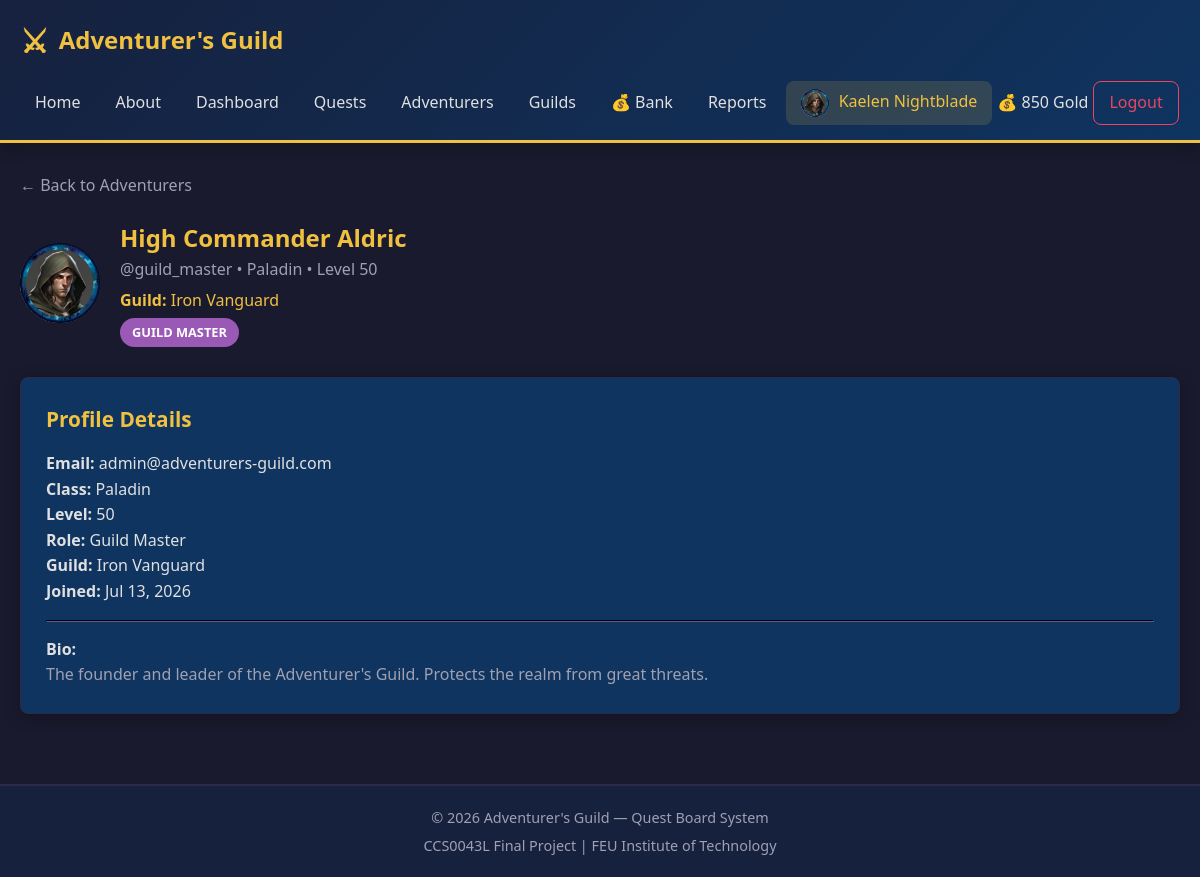
The page /profile.php?id=1 (signed in) on the database its author committed.
### tables this page shows
CREATE TABLE IF NOT EXISTS wallets (
    wallet_id INT AUTO_INCREMENT PRIMARY KEY,
    user_id INT NOT NULL UNIQUE,
    balance DECIMAL(12, 2) NOT NULL DEFAULT 100.00,
    created_at TIMESTAMP DEFAULT CURRENT_TIMESTAMP,
    FOREIGN KEY (user_id) REFERENCES users(user_id) ON DELETE CASCADE
);

CREATE TABLE IF NOT EXISTS users (
    user_id INT AUTO_INCREMENT PRIMARY KEY,
    username VARCHAR(50) NOT NULL UNIQUE,
    email VARCHAR(100) NOT NULL UNIQUE,
    password VARCHAR(255) NOT NULL,
    full_name VARCHAR(100) NOT NULL,
    role ENUM('guild_master', 'adventurer') NOT NULL DEFAULT 'adventurer',
    bio TEXT NULL,
    class VARCHAR(50) NULL,
    level INT NOT NULL DEFAULT 1,
    guild_id INT NULL,
    avatar VARCHAR(255) NULL,
    created_at TIMESTAMP DEFAULT CURRENT_TIMESTAMP,
    FOREIGN KEY (guild_id) REFERENCES guilds(guild_id) ON DELETE SET NULL
);

CREATE TABLE IF NOT EXISTS guilds (
    guild_id INT AUTO_INCREMENT PRIMARY KEY,
    guild_name VARCHAR(100) NOT NULL UNIQUE,
    guild_description TEXT NULL,
    guild_color VARCHAR(7) NULL DEFAULT '#c8b061',
    created_at TIMESTAMP DEFAULT CURRENT_TIMESTAMP
);

### includes/functions.php (called while the page is built, shortened)
<?php
function getUserById($conn, $userId) {
    $stmt = $conn->prepare("SELECT user_id, username, email, full_name, role, class, level, bio, guild_id, avatar, created_at FROM users WHERE user_id = ?");
    $stmt->bind_param("i", $userId);
    $stmt->execute();
    $result = $stmt->get_result();
    $user = $result->fetch_assoc();
    return $user;
}
function formatDate($dateStr) {
    return date("M d, Y", strtotime($dateStr));
}
function getGuildById($conn, $guildId) {
    $stmt = $conn->prepare("SELECT * FROM guilds WHERE guild_id = ?");
    $stmt->bind_param("i", $guildId);
    $stmt->execute();
    $result = $stmt->get_result();
    $guild = $result->fetch_assoc();
    return $guild;
}
function getWalletBalance($conn, $userId) {
    $stmt = $conn->prepare("SELECT balance FROM wallets WHERE user_id = ?");
    $stmt->bind_param("i", $userId);
    $stmt->execute();
    $result = $stmt->get_result();
    $wallet = $result->fetch_assoc();
    return $wallet;
}
function formatGold($amount) {
    return number_format($amount, 0) . " Gold";
}
function getUserAvatar($userId) {
    $avatarDir = UPLOAD_DIR . 'avatars/';
    $files = glob($avatarDir . 'user_' . $userId . '_*');
    if (!empty($files)) {
        return basename($files[0]);
    }
    return null;
}
?>

### profile.php (the view, shortened to what this page needs)
<?php
require_once __DIR__ . '/includes/auth_check.php';
require_once __DIR__ . '/includes/functions.php';
$profileUserId = isset($_GET['id']) ? intval($_GET['id']) : $_SESSION['user_id'];
$isOwnProfile = ($profileUserId == $_SESSION['user_id']);
$conn = getConnection();
$user = getUserById($conn, $profileUserId);
$userGuild = null;
if ($user && $user['guild_id']) {
    $userGuild = getGuildById($conn, $user['guild_id']);
}
?>
<?php include_once __DIR__ . '/includes/header.php'; ?>
<div class="container">
    <a href="<?php echo $isOwnProfile ? 'dashboard.php' : 'adventurers.php'; ?>" class="back-link">
        &larr; <?php echo $isOwnProfile ? 'Back to Dashboard' : 'Back to Adventurers'; ?>
    </a>
    <div class="profile-header">
        <div class="profile-avatar" style="background-image: <?php echo $userAvatar ? 'url(uploads/avatars/' . htmlspecialchars($userAvatar) . '); background-size: cover; background-position: center;' : ''; ?>">
        </div>
        <div class="profile-info">
            <h2><?php echo htmlspecialchars($user['full_name']); ?></h2>
            <p>@<?php echo htmlspecialchars($user['username']); ?> &bull;
               <?php echo htmlspecialchars($user['class'] ?? 'Unknown Class'); ?> &bull;
               Level <?php echo intval($user['level']); ?></p>
            <?php if ($userGuild): ?>
                <p style="color: var(--color-gold); margin-top: 5px;">
                    <strong>Guild:</strong> <?php echo htmlspecialchars($userGuild['guild_name']); ?>
                </p>
            <?php endif; ?>
            <?php
            if ($user['role'] === 'guild_master') {
                echo '<span class="badge badge-legendary" style="margin-top: 5px;">Guild Master</span>';
            } else {
                echo '<span class="badge badge-easy" style="margin-top: 5px;">Adventurer</span>';
            }
            ?>
        </div>
    </div>
    <div class="grid-2">
        <div class="card">
            <h2 class="card-title">Profile Details</h2>
            <div style="margin-top: 15px;">
                <p><strong>Email:</strong> <?php echo htmlspecialchars($user['email']); ?></p>
                <p><strong>Class:</strong> <?php echo htmlspecialchars($user['class'] ?? 'Not Set'); ?></p>
                <p><strong>Level:</strong> <?php echo intval($user['level']); ?></p>
                <p><strong>Role:</strong> <?php echo ($user['role'] === 'guild_master') ? 'Guild Master' : 'Adventurer'; ?></p>
                <p><strong>Guild:</strong> <?php echo $userGuild ? htmlspecialchars($userGuild['guild_name']) : 'None'; ?></p>
                <p><strong>Joined:</strong> <?php echo formatDate($user['created_at']); ?></p>
                <hr style="border-color: var(--color-border); margin: 15px 0;">
                <p><strong>Bio:</strong></p>
                <p style="color: var(--color-text-muted);"><?php echo !empty($user['bio']) ? nl2br(htmlspecialchars($user['bio'])) : 'No bio provided.'; ?></p>
            </div>
        </div>
    </div>
</div>
<?php include_once __DIR__ . '/includes/footer.php'; ?>

### includes/header.php (shortened to what this page needs)
<?php
require_once __DIR__ . '/functions.php';
$isLoggedIn = isset($_SESSION['user_id']);
$walletBalance = null;
if ($isLoggedIn) {
    $conn = getConnection();
    $wallet = getWalletBalance($conn, $_SESSION['user_id']);
    $walletBalance = $wallet['balance'] ?? 0;
}
?>
<!DOCTYPE html>
<html lang="en">
<head>
    <link rel="stylesheet" href="css/style.css">
</head>
<body>
    <header class="main-header">
        <div class="container">
            <div class="header-content">
                <a href="index.php" class="logo">
                    <span class="logo-icon">&#9876;</span>
                    <span class="logo-text">Adventurer's Guild</span>
                </a>
                <nav class="main-nav">
                    <a href="index.php" class="nav-link <?php echo basename($_SERVER['PHP_SELF']) === 'index.php' ? 'active' : ''; ?>">Home</a>
                    <a href="about.php" class="nav-link <?php echo basename($_SERVER['PHP_SELF']) === 'about.php' ? 'active' : ''; ?>">About</a>
                    <?php if ($isLoggedIn): ?>
                        <a href="dashboard.php" class="nav-link <?php echo basename($_SERVER['PHP_SELF']) === 'dashboard.php' ? 'active' : ''; ?>">Dashboard</a>
                        <a href="quests.php" class="nav-link <?php echo basename($_SERVER['PHP_SELF']) === 'quests.php' || basename($_SERVER['PHP_SELF']) === 'quest_add.php' || basename($_SERVER['PHP_SELF']) === 'quest_edit.php' ? 'active' : ''; ?>">Quests</a>
                        <a href="adventurers.php" class="nav-link <?php echo basename($_SERVER['PHP_SELF']) === 'adventurers.php' ? 'active' : ''; ?>">Adventurers</a>
                        <a href="guilds.php" class="nav-link <?php echo basename($_SERVER['PHP_SELF']) === 'guilds.php' || basename($_SERVER['PHP_SELF']) === 'guild_detail.php' ? 'active' : ''; ?>">Guilds</a>
                        <a href="bank.php" class="nav-link <?php echo basename($_SERVER['PHP_SELF']) === 'bank.php' ? 'active' : ''; ?>">&#128176; Bank</a>
                        <a href="reports.php" class="nav-link <?php echo basename($_SERVER['PHP_SELF']) === 'reports.php' ? 'active' : ''; ?>">Reports</a>
                        <?php
                        $userAvatar = getUserAvatar($_SESSION['user_id']);
                        ?>
                        <a href="profile.php" class="nav-link <?php echo basename($_SERVER['PHP_SELF']) === 'profile.php' ? 'active' : ''; ?>">
                            <?php if ($userAvatar): ?>
                                <img src="uploads/avatars/<?php echo htmlspecialchars($userAvatar); ?>" alt="Avatar" style="width: 28px; height: 28px; border-radius: 50%; object-fit: cover; margin-right: 5px; vertical-align: middle;">
                            <?php endif; ?>
                            <?php echo htmlspecialchars($_SESSION['full_name']); ?>
                        </a>
                        <div class="wallet-display" title="Gold Balance">
                            &#128176; <?php echo formatGold($walletBalance); ?>
                        </div>
                        <a href="logout.php" class="nav-link btn-logout">Logout</a>
                    <?php else: ?>
                        <a href="login.php" class="nav-link <?php echo basename($_SERVER['PHP_SELF']) === 'login.php' ? 'active' : ''; ?>">Login</a>
                        <a href="register.php" class="nav-link btn-register <?php echo basename($_SERVER['PHP_SELF']) === 'register.php' ? 'active' : ''; ?>">Register</a>
                    <?php endif; ?>
                </nav>
            </div>
        </div>
    </header>
    <main class="main-content">

### css/style.css (style rules this page uses)
:root { --color-bg: #1a1a2e; --color-bg-secondary: #16213e; --color-bg-card: #0f3460; --color-accent: #e94560; --color-accent-hover: #ff6b81; --color-gold: #f0c040; --color-gold-hover: #ffd166; --color-text: #e0e0e0; --color-text-muted: #a0a0b0; --color-success: #4ecca3; --color-error: #e94560; --color-border: #2a2a4a; --color-badge-easy: #4ecca3; --color-badge-medium: #f0c040; --color-badge-hard: #e94560; --color-badge-legendary: #9b59b6; --font-primary: 'Segoe UI', Tahoma, Geneva, Verdana, sans-serif; --shadow: 0 4px 15px rgba(0, 0, 0, 0.3); --radius: 8px; }
*, *::before, *::after { margin: 0; padding: 0; box-sizing: border-box; }
body { font-family: var(--font-primary); background-color: var(--color-bg); color: var(--color-text); line-height: 1.6; min-height: 100vh; }
a { text-decoration: none; color: var(--color-gold); transition: color 0.3s ease; }
.container { max-width: 1200px; margin: 0 auto; padding: 0 20px; }
.main-header { background: linear-gradient(135deg, var(--color-bg-secondary), var(--color-bg-card)); border-bottom: 3px solid var(--color-gold); padding: 15px 0; position: sticky; top: 0; z-index: 1000; box-shadow: var(--shadow); }
.header-content { display: flex; align-items: center; justify-content: space-between; flex-wrap: wrap; gap: 15px; }
.logo { display: flex; align-items: center; gap: 10px; font-size: 1.5rem; font-weight: bold; color: var(--color-gold); }
.logo-icon { font-size: 2rem; }
.main-nav { display: flex; align-items: center; gap: 5px; flex-wrap: wrap; }
.nav-link { padding: 8px 15px; border-radius: var(--radius); color: var(--color-text); font-weight: 500; transition: all 0.3s ease; white-space: nowrap; }
.nav-link:hover, .nav-link.active { background-color: rgba(240, 192, 64, 0.15); color: var(--color-gold); }
.btn-logout { color: var(--color-error); border: 1px solid var(--color-error); }
.main-content { min-height: calc(100vh - 160px); padding: 30px 0; }
.card { background: var(--color-bg-card); border: 1px solid var(--color-border); border-radius: var(--radius); padding: 25px; margin-bottom: 20px; box-shadow: var(--shadow); transition: transform 0.3s ease, box-shadow 0.3s ease; }
.card-title { font-size: 1.3rem; color: var(--color-gold); margin-bottom: 10px; }
.badge { display: inline-block; padding: 4px 12px; border-radius: 20px; font-size: 0.8rem; font-weight: 600; text-transform: uppercase; }
.badge-legendary { background-color: var(--color-badge-legendary); color: #fff; }
.grid-2 { display: grid; grid-template-columns: repeat(auto-fit, minmax(300px, 1fr)); gap: 20px; margin-bottom: 20px; }
.profile-header { display: flex; align-items: center; gap: 20px; margin-bottom: 30px; flex-wrap: wrap; }
.profile-avatar { width: 80px; height: 80px; border-radius: 50%; background: var(--color-gold); display: flex; align-items: center; justify-content: center; font-size: 2rem; color: var(--color-bg); font-weight: bold; }
.profile-info h2 { color: var(--color-gold); }
.profile-info p { color: var(--color-text-muted); }
.back-link { display: inline-block; margin-bottom: 20px; color: var(--color-text-muted); }

### rows shown on the page
wallets: balance "850 Gold"
users: full_name "High Commander Aldric", username "guild_master", class "Paladin", level "50", email "admin@adventurers-guild.com", created_at "Jul 13, 2026", bio "The founder and leader of the Adventurer's Guild. Protects the realm from great threats."
guilds: guild_name "Iron Vanguard"

### other values the page prints
$_SESSION['full_name'] "Kaelen Nightblade"
